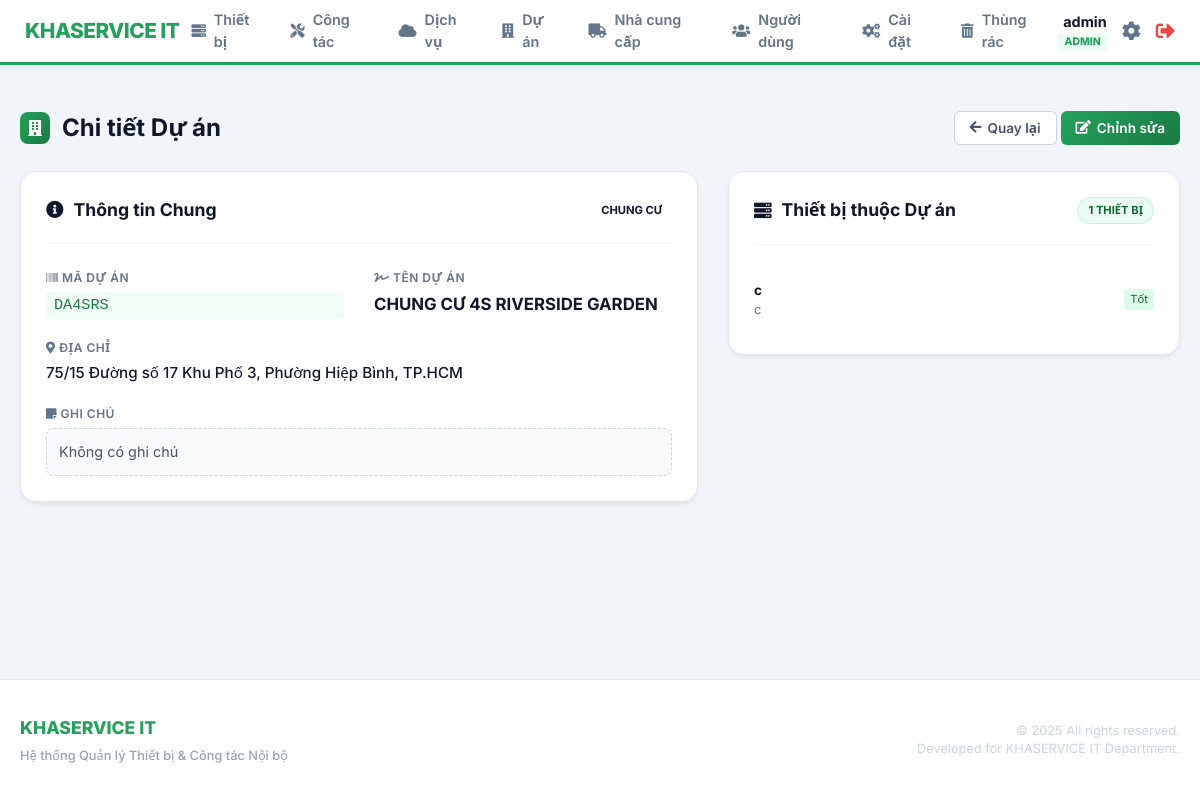
The app's page /index.php?page=projects/view&id=1 (signed in), older data.
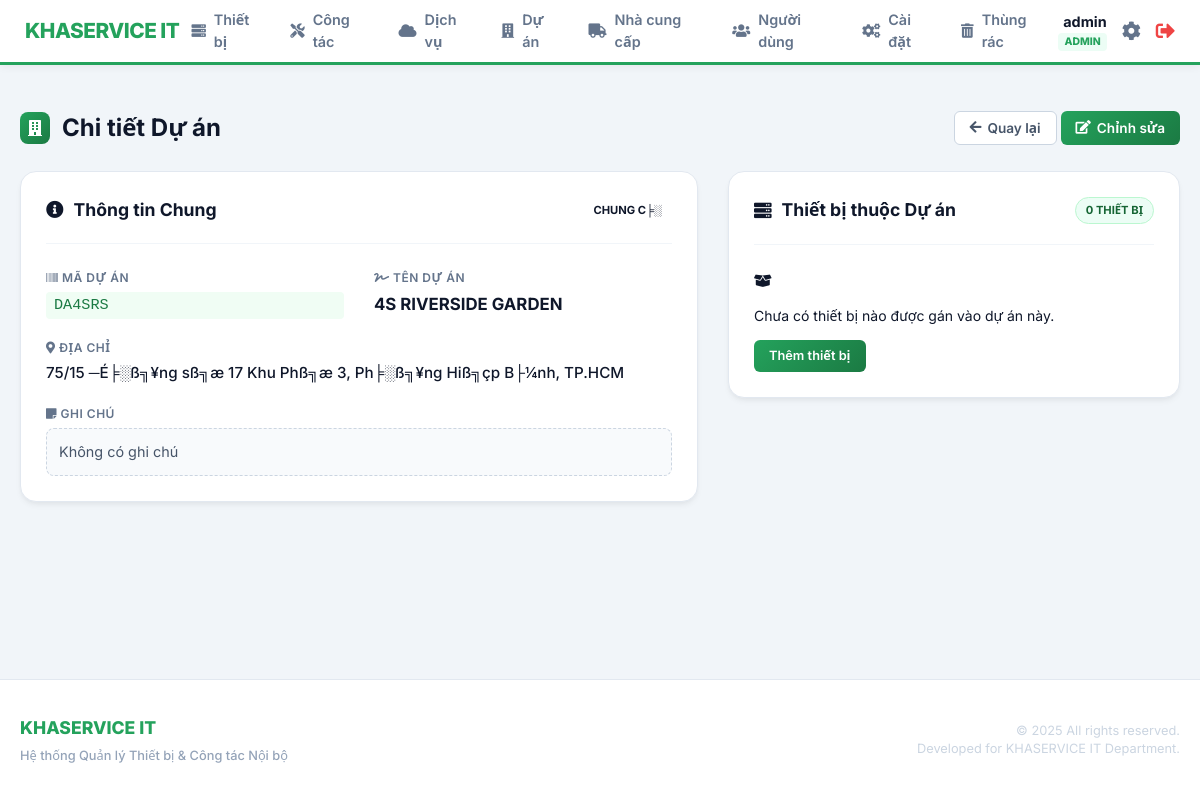
The same page, newer data.
### tables this page shows
CREATE TABLE `projects` (
  `id` int(11) NOT NULL AUTO_INCREMENT,
  `ma_du_an` varchar(50) NOT NULL COMMENT 'M?? d??? ??n n???i b??? (VD: DA01, DA02)',
  `ten_du_an` varchar(255) NOT NULL COMMENT 'T??n d??? ??n / chung c??',
  `dia_chi_duong` varchar(255) DEFAULT NULL,
  `dia_chi_phuong_xa` varchar(100) DEFAULT NULL,
  `dia_chi_tinh_tp` varchar(100) DEFAULT NULL,
  `dia_chi` text DEFAULT NULL COMMENT '?????a ch??? d??? ??n',
  `loai_du_an` varchar(100) DEFAULT NULL COMMENT 'Lo???i d??? ??n (Chung c??, V??n ph??ng...)',
  `ghi_chu` text DEFAULT NULL COMMENT 'Ghi ch?? th??m',
  `deleted_at` timestamp NULL DEFAULT NULL,
  PRIMARY KEY (`id`)
);

CREATE TABLE `devices` (
  `id` int(11) NOT NULL AUTO_INCREMENT,
  `ma_tai_san` varchar(100) NOT NULL COMMENT 'M?? t??i s???n n???i b??? (VD: KHAS-DA01-PC-001)',
  `ten_thiet_bi` varchar(255) NOT NULL COMMENT 'T??n thi???t b??? (PC l??? t??n, UPS barrier...)',
  `nhom_thiet_bi` varchar(50) NOT NULL COMMENT 'Nh??m thi???t b???: V??n ph??ng / B??i xe',
  `loai_thiet_bi` varchar(100) NOT NULL COMMENT 'Lo???i thi???t b???: PC, UPS, Camera, Barrier, ?????u ?????c th???...',
  `model` varchar(255) DEFAULT NULL COMMENT 'Model thi???t b???',
  `serial` varchar(255) DEFAULT NULL COMMENT 'Serial number c???a thi???t b???',
  `project_id` int(11) DEFAULT NULL COMMENT 'Thi???t b??? thu???c d??? ??n n??o',
  `parent_id` int(11) DEFAULT NULL,
  `supplier_id` int(11) DEFAULT NULL COMMENT 'Nh?? cung c???p thi???t b???',
  `ngay_mua` date DEFAULT NULL COMMENT 'Ng??y mua thi???t b???',
  `gia_mua` decimal(15,2) DEFAULT NULL COMMENT 'Gi?? mua t???i th???i ??i???m mua (VN??)',
  `bao_hanh_den` date DEFAULT NULL COMMENT 'Ng??y h???t h???n b???o h??nh',
  `trang_thai` varchar(50) DEFAULT '??ang s??? d???ng' COMMENT 'Tr???ng th??i: ??ang s??? d???ng / H???ng / Thanh l??',
  `ghi_chu` text DEFAULT NULL COMMENT 'Ghi ch?? kh??c',
  `created_at` timestamp NOT NULL DEFAULT current_timestamp() COMMENT 'Ng??y t???o h??? s?? thi???t b???',
  `deleted_at` timestamp NULL DEFAULT NULL,
  PRIMARY KEY (`id`),
  UNIQUE KEY `ma_tai_san` (`ma_tai_san`),
  KEY `idx_device_parent` (`parent_id`)
);

### modules/projects/view.php (the view, shortened to what this page needs)
<?php
$id = $_GET['id'] ?? null;
$stmt = $pdo->prepare("SELECT * FROM projects WHERE id = ?");
$stmt->execute([$id]);
$project = $stmt->fetch();
$stmt_devices = $pdo->prepare("SELECT id, ma_tai_san, ten_thiet_bi, loai_thiet_bi, trang_thai FROM devices WHERE project_id = ? LIMIT 10");
$stmt_devices->execute([$id]);
$devices = $stmt_devices->fetchAll();
$stmt_count = $pdo->prepare("SELECT COUNT(*) FROM devices WHERE project_id = ?");
$stmt_count->execute([$id]);
$total_devices = $stmt_count->fetchColumn();
?>
<div class="page-header">
    <h2><i class="fas fa-building"></i> Chi tiết Dự án</h2>
    <div class="header-actions">
        <a href="index.php?page=projects/list" class="btn btn-secondary"><i class="fas fa-arrow-left"></i> Quay lại</a>
        <a href="index.php?page=projects/edit&id=<?php echo $id; ?>" class="btn btn-primary"><i class="fas fa-edit"></i> Chỉnh sửa</a>
    </div>
</div>
<div class="view-grid-layout">
    <div class="info-column">
        <div class="card info-card">
            <div class="card-header-custom">
                <h3><i class="fas fa-info-circle"></i> Thông tin Chung</h3>
                <span class="badge status-info"><?php echo htmlspecialchars($project['loai_du_an']); ?></span>
            </div>
            <div class="card-body-custom">
                <div class="info-grid">
                    <div class="info-item">
                        <span class="info-label"><i class="fas fa-barcode"></i> Mã Dự án</span>
                        <span class="info-value highlight"><?php echo htmlspecialchars($project['ma_du_an']); ?></span>
                    </div>
                    <div class="info-item">
                        <span class="info-label"><i class="fas fa-signature"></i> Tên Dự án</span>
                        <span class="info-value strong"><?php echo htmlspecialchars($project['ten_du_an']); ?></span>
                    </div>
                    <div class="info-item full-width">
                        <span class="info-label"><i class="fas fa-map-marker-alt"></i> Địa chỉ</span>
                        <span class="info-value">
                            <?php
                                $addr = array_filter([$project['dia_chi_duong'], $project['dia_chi_phuong_xa'], $project['dia_chi_tinh_tp']]);
                                echo htmlspecialchars(!empty($addr) ? implode(', ', $addr) : 'Chưa cập nhật địa chỉ');
                            ?>
                        </span>
                    </div>
                    <div class="info-item full-width">
                        <span class="info-label"><i class="fas fa-sticky-note"></i> Ghi chú</span>
                        <div class="note-box">
                            <?php echo nl2br(htmlspecialchars($project['ghi_chu'] ?? 'Không có ghi chú')); ?>
                        </div>
                    </div>
                </div>
            </div>
        </div>
    </div>
    <div class="history-column">
        <div class="card history-card">
            <div class="card-header-custom">
                <h3><i class="fas fa-server"></i> Thiết bị thuộc Dự án</h3>
                <span class="badge status-active"><?php echo $total_devices; ?> thiết bị</span>
            </div>
            <div class="card-body-custom">
                <?php if (empty($devices)): ?>
                    <div class="empty-state-small">
                        <div class="icon-circle"><i class="fas fa-box-open"></i></div>
                        <p>Chưa có thiết bị nào được gán vào dự án này.</p>
                        <a href="index.php?page=devices/add&project_id=<?php echo $id; ?>" class="btn btn-sm btn-primary">Thêm thiết bị</a>
                    </div>
                <?php else: ?>
                    <ul class="device-list-simple">
                        <?php foreach ($devices as $d): ?>
                            <li>
                                <a href="index.php?page=devices/view&id=<?php echo $d['id']; ?>" class="device-item-link">
                                    <div class="d-info">
                                        <span class="d-code"><?php echo htmlspecialchars($d['ma_tai_san']); ?></span>
                                        <span class="d-name"><?php echo htmlspecialchars($d['ten_thiet_bi']); ?></span>
                                    </div>
                                    <span class="d-status badge-sm <?php echo $d['trang_thai'] == 'Hỏng' ? 'err' : 'ok'; ?>">
                                        <?php echo htmlspecialchars($d['trang_thai']); ?>
                                    </span>
                                </a>
                            </li>
                        <?php endforeach; ?>
                    </ul>
                <?php endif; ?>
            </div>
        </div>
    </div>
</div>

Row changes from the older to the newer data that the page shows:
removed devices: ma_tai_san "c", ten_thiet_bi "c", trang_thai "Tốt"
changed projects "DA4SRS": loai_du_an "CHUNG CƯ" → "CHUNG C╞░"; ten_du_an "CHUNG CƯ 4S RIVERSIDE GARDEN" → "4S RIVERSIDE GARDEN"
Text that changed along with them:
$total_devices: "1" → "0"
text no longer shown: "75/15 Đường số 17 Khu Phố 3, Phường Hiệp Bình, TP.HCM"
text now shown: "75/15 ─É╞░ß╗¥ng sß╗æ 17 Khu Phß╗æ 3, Ph╞░ß╗¥ng Hiß╗çp B├¼nh, TP.HCM Chưa có thiết bị nào được gán vào dự án này. Thêm thiết bị"
